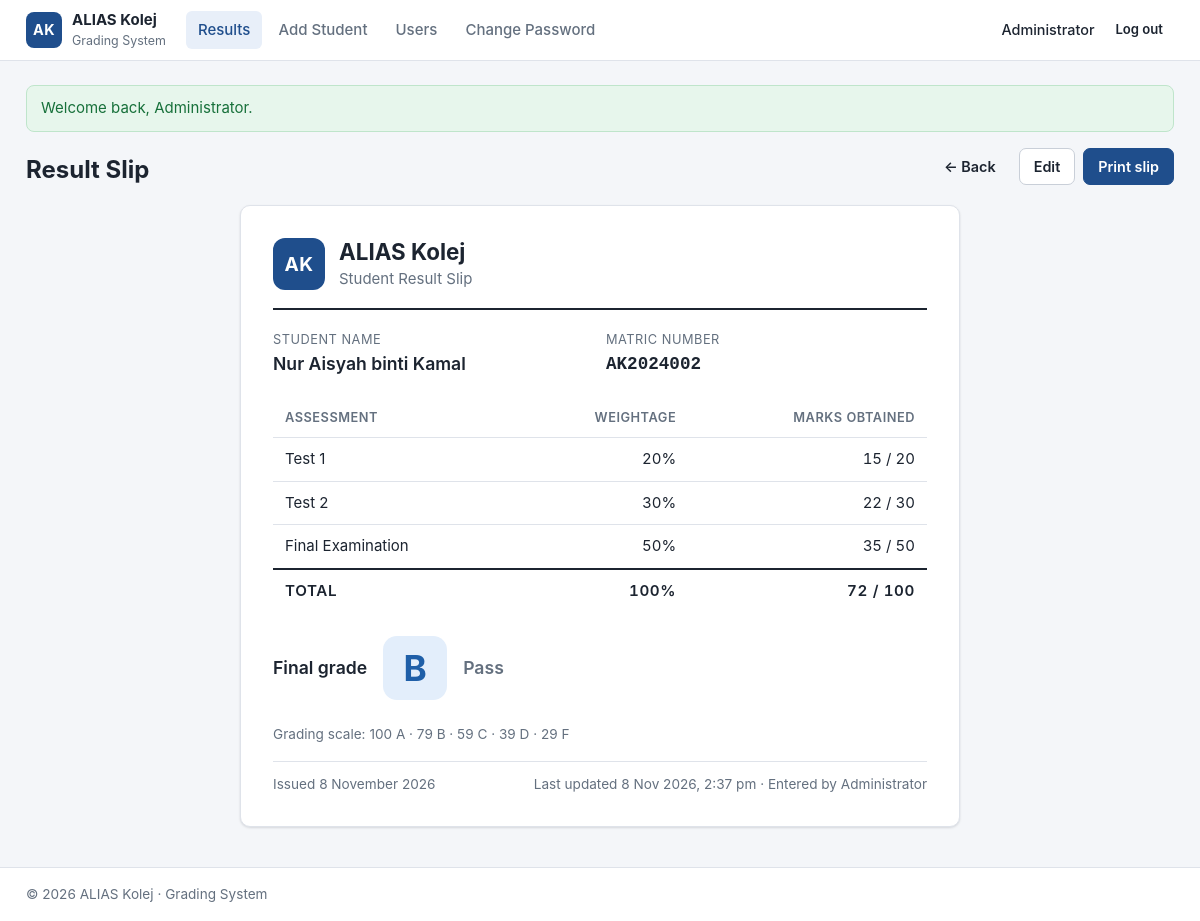
The page /slip.php?id=2 (signed in) on the database its author committed.
### tables this page shows
CREATE TABLE students (
    id            INT UNSIGNED  NOT NULL AUTO_INCREMENT,
    student_name  VARCHAR(100)  NOT NULL,
    matric_no     VARCHAR(20)   NOT NULL,
    test1         DECIMAL(5,2)  NOT NULL,
    test2         DECIMAL(5,2)  NOT NULL,
    final_exam    DECIMAL(5,2)  NOT NULL,
    total         DECIMAL(5,2)  NOT NULL,
    grade         CHAR(1)       NOT NULL,
    created_by    INT UNSIGNED  NOT NULL,
    created_at    DATETIME      NOT NULL DEFAULT CURRENT_TIMESTAMP,
    updated_at    DATETIME      NOT NULL DEFAULT CURRENT_TIMESTAMP ON UPDATE CURRENT_TIMESTAMP,
    PRIMARY KEY (id),
    UNIQUE KEY uq_students_matric_no (matric_no),
    KEY idx_students_grade (grade),
    KEY idx_students_created_by (created_by),
    CONSTRAINT fk_students_created_by FOREIGN KEY (created_by) REFERENCES users (id)
        ON UPDATE CASCADE ON DELETE RESTRICT,
    CONSTRAINT chk_test1      CHECK (test1 BETWEEN 0 AND 20),
    CONSTRAINT chk_test2      CHECK (test2 BETWEEN 0 AND 30),
    CONSTRAINT chk_final_exam CHECK (final_exam BETWEEN 0 AND 50),
    CONSTRAINT chk_total      CHECK (total BETWEEN 0 AND 100),
    CONSTRAINT chk_grade      CHECK (grade IN ('A', 'B', 'C', 'D', 'F'))
);

CREATE TABLE users (
    id          INT UNSIGNED  NOT NULL AUTO_INCREMENT,
    username    VARCHAR(50)   NOT NULL,
    full_name   VARCHAR(100)  NOT NULL,
    password    VARCHAR(255)  NOT NULL,
    created_at  DATETIME      NOT NULL DEFAULT CURRENT_TIMESTAMP,
    PRIMARY KEY (id),
    UNIQUE KEY uq_users_username (username)
);

### includes/bootstrap.php (called while the page is built, shortened)
<?php
function fmt_mark($n): string
{
    $s = number_format((float)$n, 2, '.', '');
    return rtrim(rtrim($s, '0'), '.');
}
function db(): PDO
{
    static $pdo = null;
    if ($pdo === null) {
        $dsn = sprintf('mysql:host=%s;port=%d;dbname=%s;charset=utf8mb4', DB_HOST, DB_PORT, DB_NAME);
        try {
            $pdo = new PDO($dsn, DB_USER, DB_PASS, [
                PDO::ATTR_ERRMODE            => PDO::ERRMODE_EXCEPTION,
                PDO::ATTR_DEFAULT_FETCH_MODE => PDO::FETCH_ASSOC,
                PDO::ATTR_EMULATE_PREPARES   => false,
            ]);
        } catch (PDOException $e) {
            error_log('DB connection failed: ' . $e->getMessage());
            http_response_code(500);
            exit('Database connection failed. Check config.php and make sure MySQL is running and database.sql has been imported.');
        }
    }
    return $pdo;
}
function e($value): string
{
    return htmlspecialchars((string)$value, ENT_QUOTES | ENT_SUBSTITUTE, 'UTF-8');
}
function current_user(): ?array
{
    return $_SESSION['user'] ?? null;
}
function get_flashes(): array
{
    $f = $_SESSION['flash'] ?? [];
    return $f;
}

### slip.php (the view, shortened to what this page needs)
<?php
require_once __DIR__ . '/includes/bootstrap.php';
$id = (int)($_GET['id'] ?? 0);
$st = db()->prepare(
    'SELECT s.*, u.full_name AS entered_by
     FROM students s LEFT JOIN users u ON u.id = s.created_by
     WHERE s.id = :id'
);
$st->execute([':id' => $id]);
$s = $st->fetch();
$rows = [
    ['Test 1', 'test1'],
    ['Test 2', 'test2'],
    ['Final Examination', 'final_exam'],
];
$activeNav = 'results';
$bodyClass = 'slip-body';
require __DIR__ . '/includes/header.php';
?>
<div class="page-head no-print">
    <div><h1>Result Slip</h1></div>
    <div class="actions">
        <a class="btn btn-ghost" href="index.php">&larr; Back</a>
        <a class="btn" href="student_form.php?id=<?= (int)$s['id'] ?>">Edit</a>
        <button type="button" class="btn btn-primary" data-print>Print slip</button>
    </div>
</div>
<article class="card slip">
    <header class="slip-head">
        <span class="brand-mark brand-mark-lg">AK</span>
        <div>
            <h2><?= e(COLLEGE_NAME) ?></h2>
            <p class="muted">Student Result Slip</p>
        </div>
    </header>
    <dl class="slip-info">
        <div><dt>Student name</dt><dd><?= e($s['student_name']) ?></dd></div>
        <div><dt>Matric number</dt><dd class="mono"><?= e($s['matric_no']) ?></dd></div>
    </dl>
    <table class="table slip-table">
        <thead>
        <tr><th>Assessment</th><th class="num">Weightage</th><th class="num">Marks obtained</th></tr>
        </thead>
        <tbody>
        <?php foreach ($rows as [$label, $field]): ?>
            <tr>
                <td><?= e($label) ?></td>
                <td class="num"><?= MARK_LIMITS[$field] ?>%</td>
                <td class="num"><?= e(fmt_mark($s[$field])) ?> / <?= MARK_LIMITS[$field] ?></td>
            </tr>
        <?php endforeach; ?>
        </tbody>
        <tfoot>
        <tr>
            <th>Total</th>
            <th class="num">100%</th>
            <th class="num"><?= e(fmt_mark($s['total'])) ?> / 100</th>
        </tr>
        </tfoot>
    </table>
    <div class="slip-grade">
        <span>Final grade</span>
        <span class="grade grade-xl grade-<?= e($s['grade']) ?>"><?= e($s['grade']) ?></span>
        <span class="muted"><?= $s['grade'] === 'F' ? 'Fail' : 'Pass' ?></span>
    </div>
    <p class="slip-scale muted small">
        Grading scale:
        <?php
        $parts = [];
        foreach (GRADE_SCALE as $g => [$min, $max]) $parts[] = "$min–$max $g";
        echo e(implode(' · ', $parts));
        ?>
    </p>
    <footer class="slip-foot muted small">
        <span>Issued <?= e(date('j F Y')) ?></span>
        <span>Last updated <?= e(date('j M Y, g:i a', strtotime($s['updated_at']))) ?><?= $s['entered_by'] ? ' · Entered by ' . e($s['entered_by']) : '' ?></span>
    </footer>
</article>
<?php require __DIR__ . '/includes/footer.php'; ?>

### includes/header.php (shortened to what this page needs)
<?php
$user      = current_user();
$activeNav = $activeNav ?? '';
$bodyClass = $bodyClass ?? '';
$navItems = [
    'results'  => ['index.php', 'Results'],
    'add'      => ['student_form.php', 'Add Student'],
    'users'    => ['users.php', 'Users'],
    'password' => ['change_password.php', 'Change Password'],
];
?>
<!doctype html>
<html lang="en">
<head>
    <link rel="stylesheet" href="assets/style.css">
</head>
<body class="<?= e($bodyClass) ?>">
<?php if ($user): ?>
<header class="topbar">
    <div class="wrap topbar-inner">
        <a class="brand" href="index.php">
            <span class="brand-mark">AK</span>
            <span><?= e(COLLEGE_NAME) ?> <small>Grading System</small></span>
        </a>
        <nav class="nav" aria-label="Main">
            <?php foreach ($navItems as $key => [$href, $label]): ?>
                <a href="<?= e($href) ?>"<?= $activeNav === $key ? ' class="active" aria-current="page"' : '' ?>><?= e($label) ?></a>
            <?php endforeach; ?>
        </nav>
        <div class="userbox">
            <span class="userbox-name" title="Logged in as <?= e($user['username']) ?>"><?= e($user['full_name']) ?></span>
            <form method="post" action="logout.php">
                <button type="submit" class="btn btn-sm btn-ghost">Log out</button>
            </form>
        </div>
    </div>
</header>
<?php endif; ?>
<main class="wrap main">
<?php foreach (get_flashes() as $f): ?>
    <div class="alert alert-<?= e($f['type']) ?>" role="status"><?= e($f['msg']) ?></div>
<?php endforeach; ?>

### rows shown on the page
students: created_by.full_name "Administrator", student_name "Nur Aisyah binti Kamal", matric_no "AK2024002", test1 "15", test2 "22", final_exam "35", total "72", grade "B", updated_at "8 Nov 2026, 2:37 pm"

### other values the page prints
COLLEGE_NAME "ALIAS Kolej"
$label "Results"
$label "Add Student"
$label "Users"
$label "Change Password"
$f['msg'] "Welcome back, Administrator."
$label "Test 1"
MARK_LIMITS[$field] "20"
$label "Test 2"
MARK_LIMITS[$field] "30"
$label "Final Examination"
MARK_LIMITS[$field] "50"
implode(' · ', $parts) "100 A · 79 B · 59 C · 39 D · 29 F"
